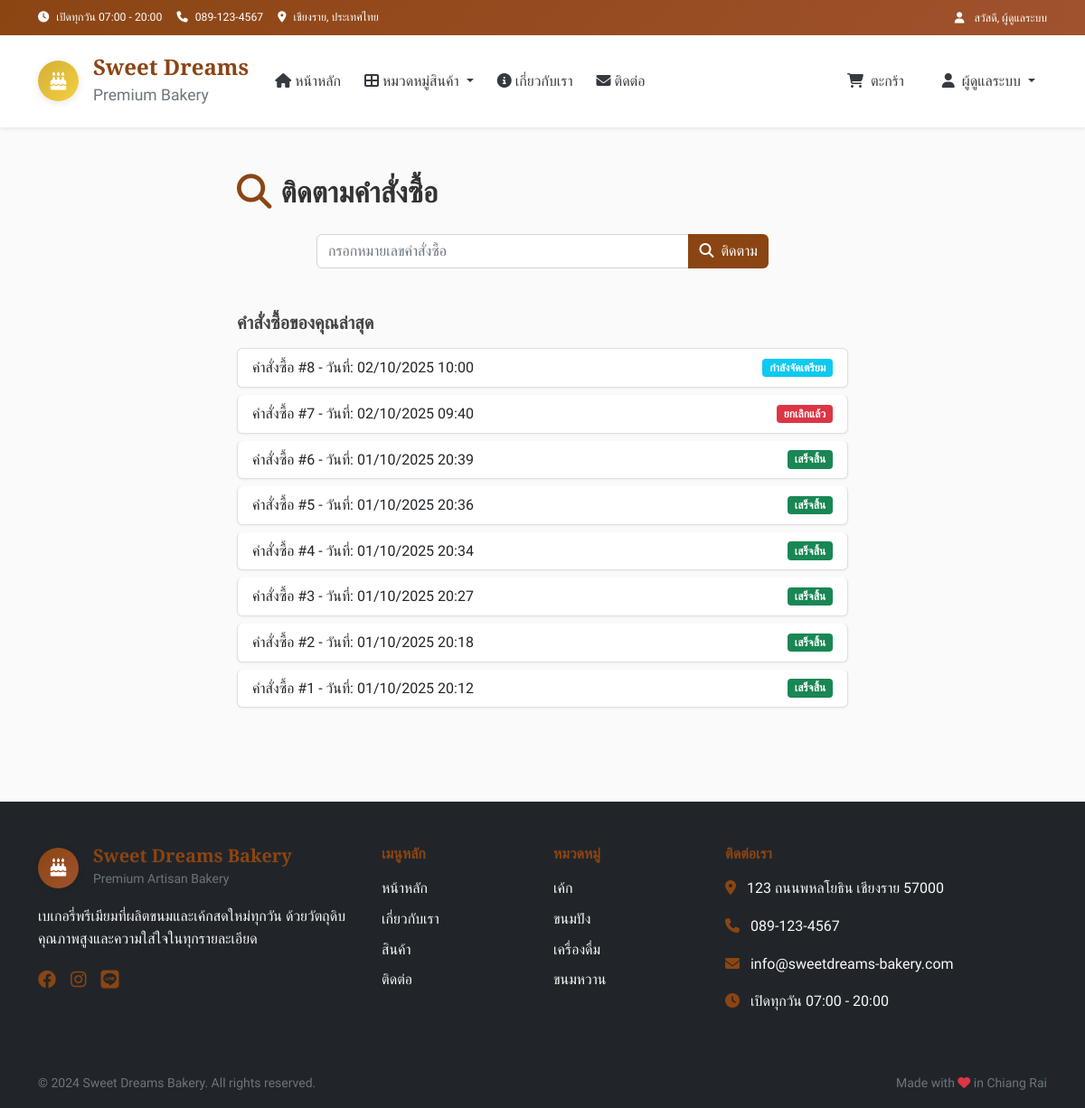
The page /track_order (signed in) on the database as committed earlier.
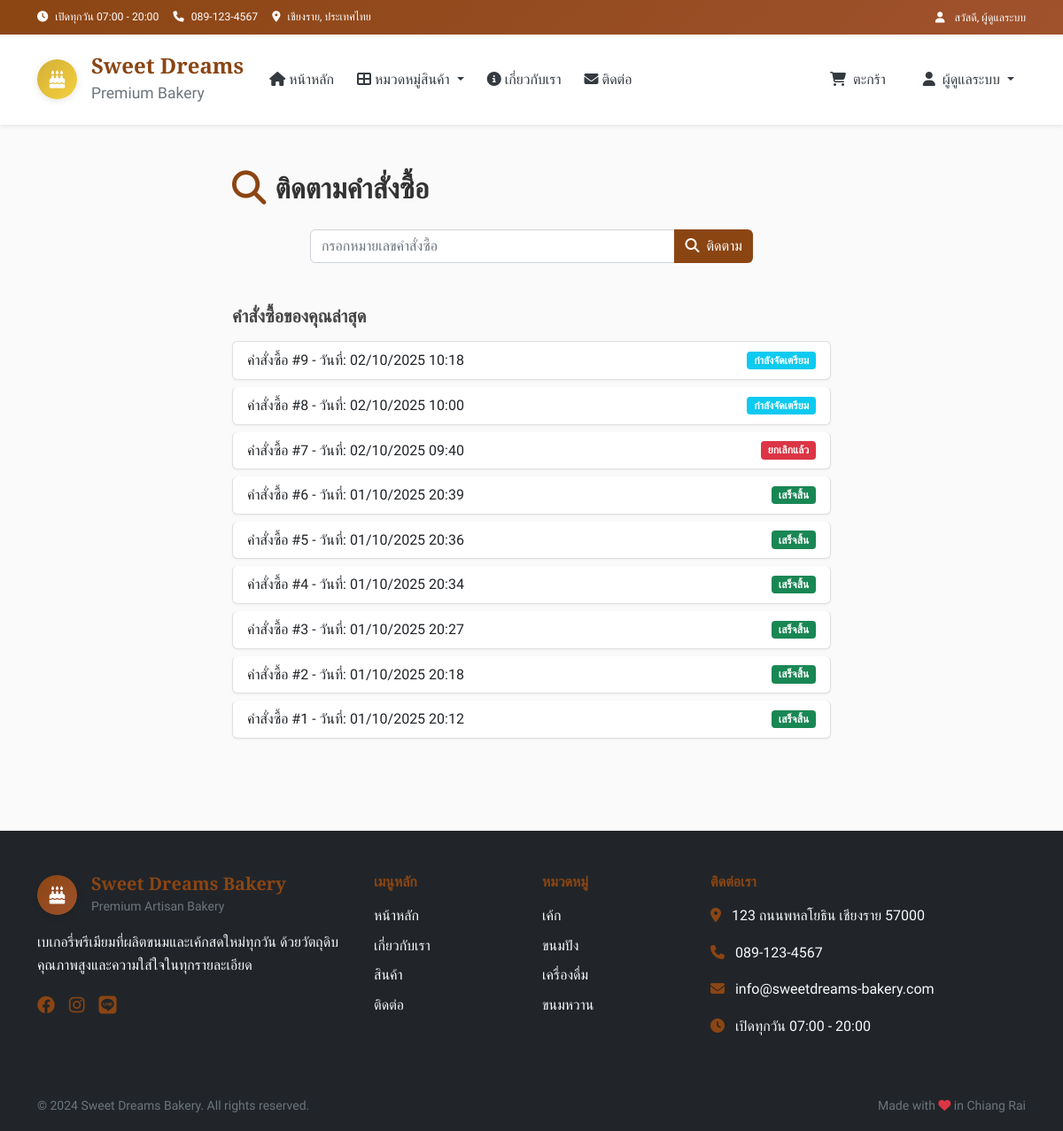
The same page on the database as committed later.
### tables this page shows
CREATE TABLE orders (
        id INTEGER PRIMARY KEY AUTOINCREMENT,
        user_id INTEGER,
        total_amount DECIMAL(10,2) NOT NULL,
        status TEXT DEFAULT 'pending',
        customer_name TEXT NOT NULL,
        customer_phone TEXT NOT NULL,
        customer_address TEXT,
        cancelled_at DATETIME,
        payment_method TEXT DEFAULT 'cod',
        notes TEXT,
        delivery_method TEXT DEFAULT 'delivery',
        created_at TIMESTAMP DEFAULT CURRENT_TIMESTAMP,
        FOREIGN KEY (user_id) REFERENCES users (id)
    );

CREATE TABLE categories (
        id INTEGER PRIMARY KEY AUTOINCREMENT,
        name TEXT UNIQUE NOT NULL,
        name_en TEXT,
        icon TEXT,
        description TEXT,
        display_order INTEGER DEFAULT 0
    );

### app.py (the view, shortened to what this page needs)
@app.route("/track_order", methods=["GET", "POST"])
def track_order():
    user_id = session.get("user_id")
    role = session.get("role")
    if not user_id:
        flash("กรุณาเข้าสู่ระบบก่อน")
        return redirect(url_for("login"))
    conn = get_db_connection()
    if role == "admin":
        all_orders = conn.execute(
            "SELECT * FROM orders ORDER BY created_at DESC LIMIT 20"
        ).fetchall()
    else:
        all_orders = conn.execute(
            "SELECT * FROM orders WHERE user_id=? ORDER BY created_at DESC LIMIT 10",
            (user_id,)
        ).fetchall()
    conn.close()
    return render_template("track_order.html", all_orders=all_orders)

### app.py (called while the page is built)
@app.template_filter('to_bangkok')
def to_bangkok_filter(value, fmt='%d/%m/%Y %H:%M'):
    if not value:
        return "N/A"
    if isinstance(value, str):
        try:
            value = datetime.fromisoformat(value)
        except ValueError:
            return value
    dt = value.replace(tzinfo=ZoneInfo("UTC")).astimezone(ZoneInfo("Asia/Bangkok"))
    return dt.strftime(fmt)

def get_db_connection():
    conn = sqlite3.connect(DB_NAME)
    conn.row_factory = sqlite3.Row
    return conn

def get_categories():
    conn = get_db_connection()
    categories = conn.execute(
        "SELECT * FROM categories ORDER BY display_order"
    ).fetchall()
    conn.close()
    return categories

def get_cart_total():
    cart = session.get('cart', {})
    total_items = sum(item['quantity'] for item in cart.values())
    total_price = sum(item['quantity'] * item['price'] for item in cart.values())
    return total_items, total_price

### templates/track_order.html (shortened to what this page needs)
{% extends "layout.html" %}
{% block extra_css %}
<link rel="stylesheet" href="{{ url_for('static', filename='css/track.css') }}">
{% endblock %}
{% block content %}
<div class="track-order-page">
    <div class="container py-5">
        <h2 class="mb-4 text-center">ติดตามคำสั่งซื้อ</h2>
        <form method="POST" class="mb-5">
            <div class="input-group mx-auto" style="max-width: 500px;">
                <input type="text" class="form-control" name="order_id" placeholder="กรอกหมายเลขคำสั่งซื้อ" required>
                <button class="btn btn-primary" type="submit">
                    <i class="fas fa-search me-1"></i> ติดตาม
                </button>
            </div>
        </form>
        {% if all_orders %}
        <div class="mt-4">
            <h5>คำสั่งซื้อของคุณล่าสุด</h5>
            <ul class="list-group">
                {% for o in all_orders %}
                <li class="list-group-item d-flex justify-content-between align-items-center">
                    <span>คำสั่งซื้อ #{{ o.id }} - วันที่: {{ o.created_at | to_bangkok }}</span>
                    {% if o.status == 'pending' %}
                        <span class="badge bg-warning text-dark">รอดำเนินการ</span>
                    {% elif o.status == 'processing' %}
                        <span class="badge bg-info text-white">กำลังจัดเตรียม</span>
                    {% elif o.status == 'completed' %}
                        <span class="badge bg-success text-white">เสร็จสิ้น</span>
                    {% elif o.status == 'cancelled' %}
                        <span class="badge bg-danger text-white">ยกเลิกแล้ว</span>
                    {% endif %}
                </li>
                {% endfor %}
            </ul>
        </div>
        {% endif %}
    </div>
</div>
{% endblock %}

### templates/layout.html (shortened to what the changed rows need)
<!DOCTYPE html>
<html lang="th" data-bs-theme="light">
<head>
    <link href="https://cdn.jsdelivr.net/npm/bootstrap@5.0.2/dist/css/bootstrap.min.css" rel="stylesheet">
    <link rel="stylesheet" href="https://cdnjs.cloudflare.com/ajax/libs/font-awesome/6.4.0/css/all.min.css">
    <link rel="stylesheet" href="{{ url_for('static', filename='css/main.css') }}">
    {% if session.get('role') == 'admin' %}
    <link rel="stylesheet" href="{{ url_for('static', filename='css/admin.css') }}">
    {% endif %}
    {% block extra_css %}{% endblock %}
</head>
<body>
    <main>
        {% block content %}{% endblock %}
    </main>
    <footer class="bg-dark text-white mt-5">
        <div class="container py-5">
            <div class="row gy-4">
                <div class="col-lg-2 col-md-6">
                    <ul class="list-unstyled">
                        {% if categories %}
                            {% for category in categories[:4] %}
                            <li class="mb-2">
                                <a href="{{ url_for('category_by_id', category_id=category.id) }}" class="text-light text-decoration-none">
                                    {{ category.name }}
                                </a>
                            </li>
                            {% endfor %}
                        {% endif %}
                    </ul>
                </div>
            </div>
        </div>
    </footer>
</body>
</html>

Rows that differ between the two databases and show on the page:
added orders: id "9", created_at|to_bangkok "02/10/2025 10:18", status "กำลังจัดเตรียม"
